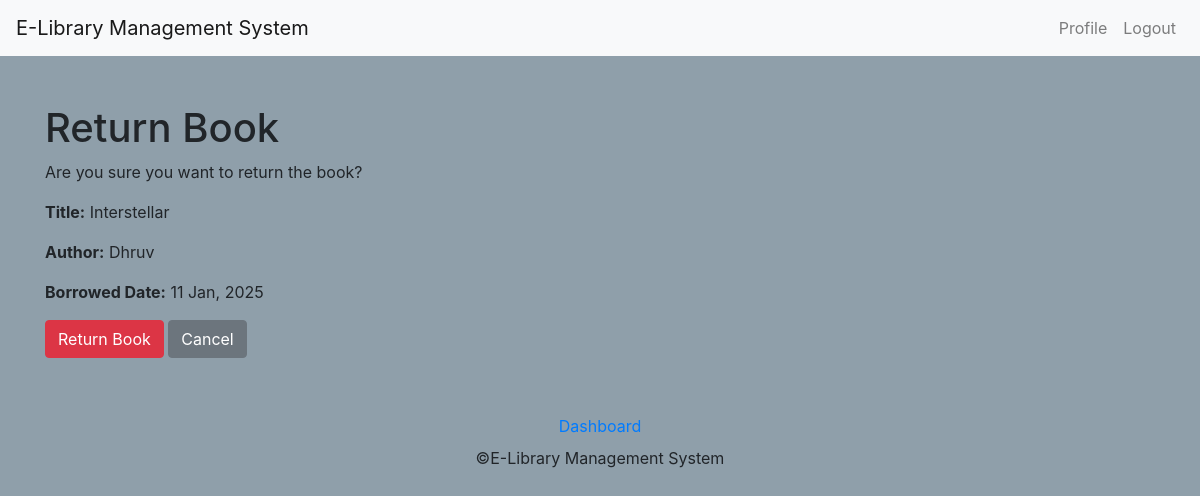
/book/return/8/ (signed in), run on the app's committed database.
### books/models.py (models this page shows, shortened)
class Borrow(models.Model):
    user = models.ForeignKey(User, on_delete=models.CASCADE)
    book = models.ForeignKey(Book, on_delete=models.CASCADE)
    borrow_date = models.DateField(default=now)
    due_date = models.DateField(default=now().date()+timedelta(days=LateFeeConfig.objects.first().days_before_late_fee))
    return_date = models.DateField(blank=True, null=True)
    is_returned = models.BooleanField(default=False)

class Book(models.Model):
    title = models.CharField(max_length=255)
    author = models.CharField(max_length=255)
    isbn = models.PositiveBigIntegerField(unique=True)
    publication_date = models.DateField(blank=True, null=True)
    publisher_name = models.CharField(max_length=255, default=None)
    cover_image = models.ImageField(upload_to='book_covers/', blank=True, null=True)
    total_copies = models.PositiveIntegerField(default=1)
    available_copies = models.PositiveIntegerField(default=1)
    rating = models.FloatField(default=0.0)
    num_ratings = models.PositiveIntegerField(default=0)

### books/views.py (the view, shortened to what this page needs)
# urls.py: path('return/<int:pk>/', return_book, name='return'),
@login_required
@role_required(['student',])
@borrow_user_required
def return_book(request, pk):
    borrow_record = get_object_or_404(Borrow, pk=pk, user=request.user, is_returned=False)
    return render(request, 'books/return_book.html', {'borrow_record': borrow_record})

### books/templates/books/return_book.html (shortened to what this page needs)
{% extends "users/base.html" %}
{% block content %}
<h1>Return Book</h1>
<p>Are you sure you want to return the book?</p>
<div class="book-details">
    <p><strong>Title:</strong> {{ borrow_record.book.title }}</p>
    <p><strong>Author:</strong> {{ borrow_record.book.author }}</p>
    <p><strong>Borrowed Date:</strong> {{ borrow_record.borrow_date | date:"j M, o"}}</p>
</div>
<form method="post">
    <button type="submit" class="btn btn-danger">Return Book</button>
    <a href="{% url 'student_dashboard' %}" class="btn btn-secondary">Cancel</a>
</form>
{% endblock %}

### users/templates/users/base.html (style rules this page uses)
body { background-color: #8f9faa; }

### data on the page
Borrow: book "Interstellar", book.author "Dhruv", borrow_date "11 Jan, 2025"
